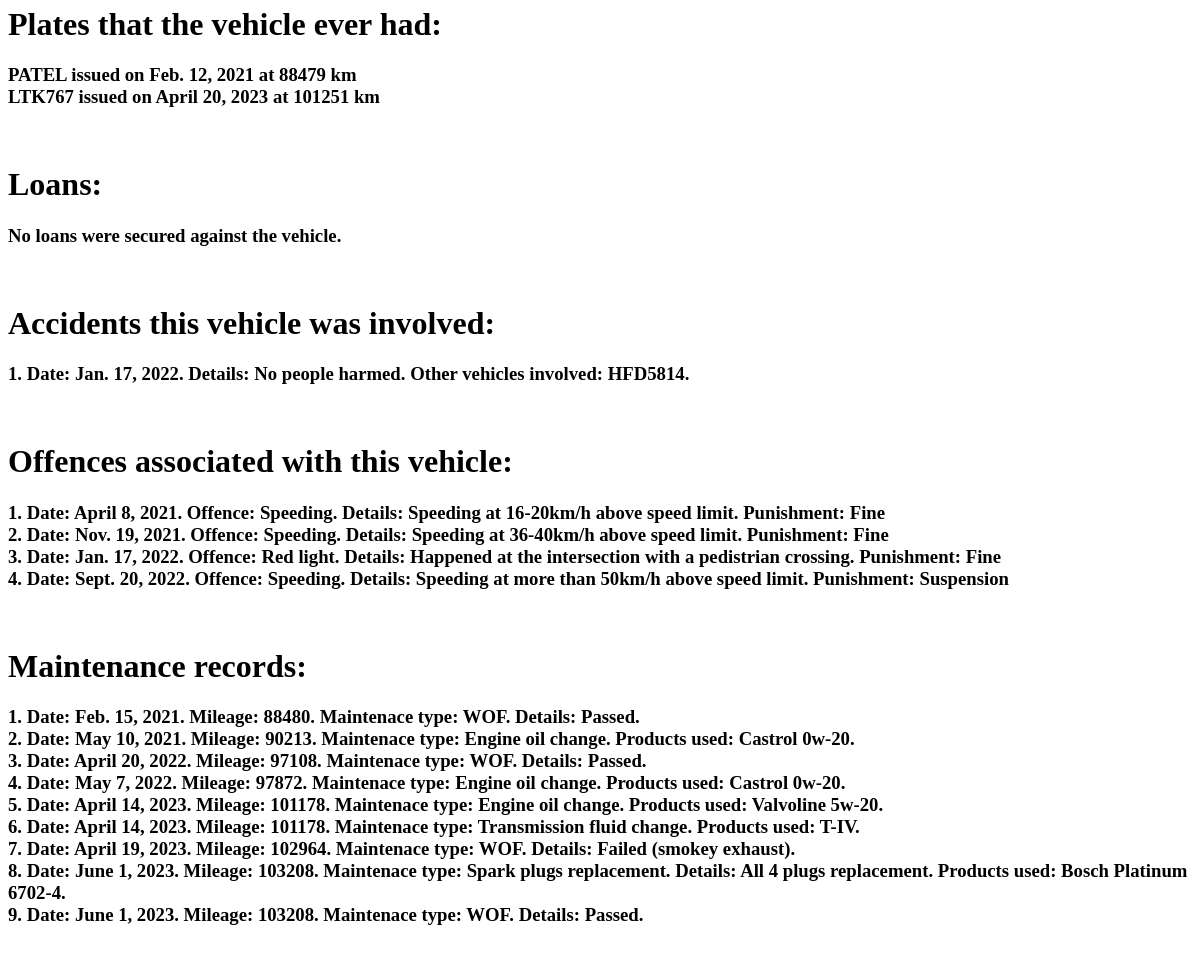
Before: /vehiclehub/report_details/4/ (signed in, lower part) with the older database file.
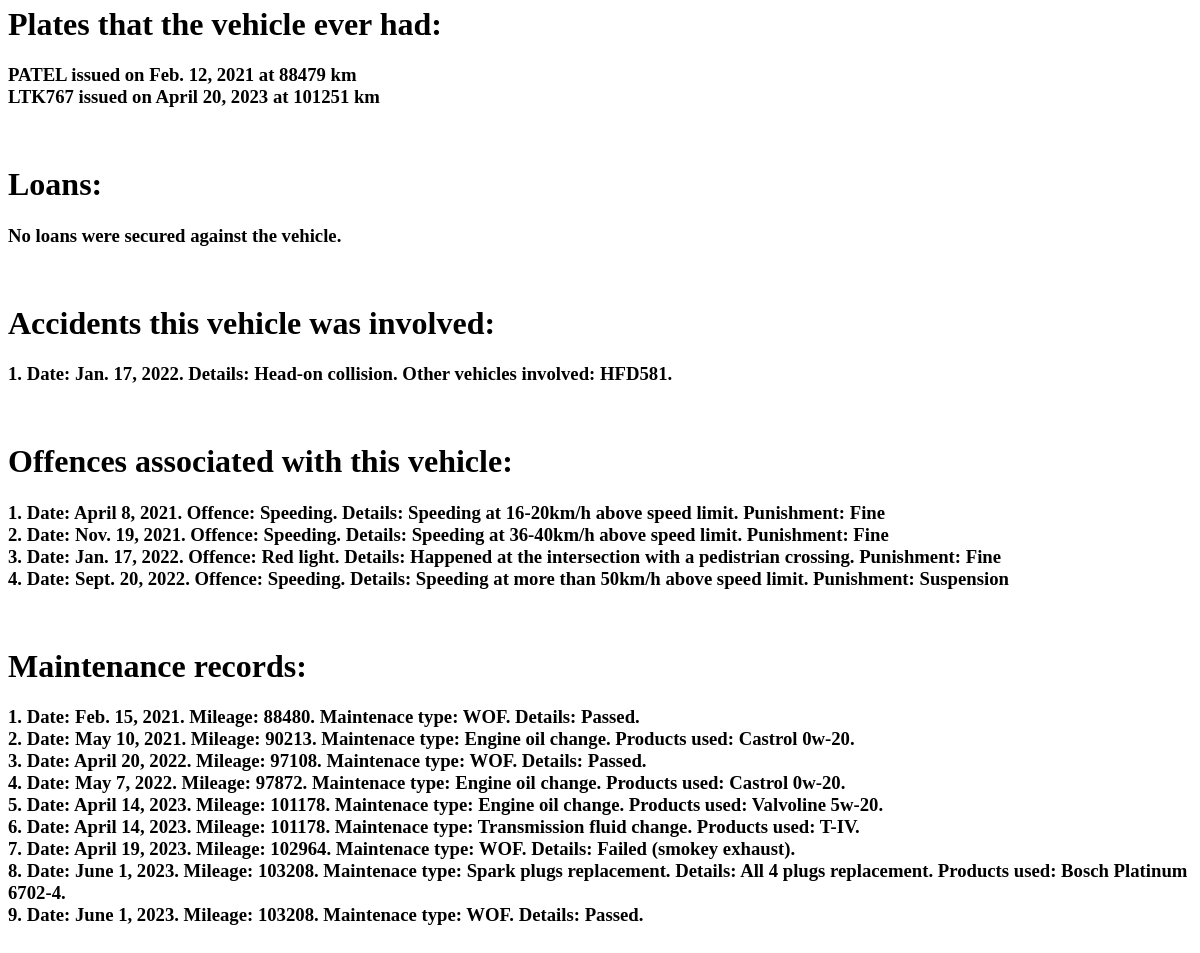
After: the same page with the newer database file.
### VehicleHub/models.py (models this page shows, shortened)
class NumberPlate(models.Model):
    vehicle_id = models.ForeignKey(Vehicle, on_delete=models.CASCADE, null=True)
    user_id = models.ForeignKey(CustomUser, on_delete=models.CASCADE, null=True)
    record_date = models.DateField(default=datetime.now, null=False)
    mileage = models.IntegerField(null=False)
    new_plates = models.TextField(max_length=30, null=False)

class AccidentRecord(models.Model):
    vehicle_id = models.ForeignKey(Vehicle, on_delete=models.CASCADE, null=True)
    user_id = models.ForeignKey(CustomUser, on_delete=models.CASCADE, null=True)
    record_date = models.DateField(default=datetime.now, null=False)
    mileage = models.IntegerField(null=False)
    other_participants = models.TextField(max_length=80, null=True)
    comment = models.TextField(max_length=300, blank=True)

class PoliceRecord(models.Model):
    vehicle_id = models.ForeignKey(Vehicle, on_delete=models.CASCADE, null=True)
    user_id = models.ForeignKey(CustomUser, on_delete=models.CASCADE, null=True)
    record_date = models.DateField(default=datetime.now, null=False)
    breach_type_id = models.ForeignKey(BreachType, on_delete=models.CASCADE, null=True)
    punishment_type_id = models.ForeignKey(PunishmentType, on_delete=models.CASCADE, null=True)
    due_date = models.DateField(default=datetime.now, null=False)
    expiry_date = models.DateField(default=datetime.now, null=False)
    comment = models.TextField(max_length=300, blank=True)

class BreachType(models.Model):
    breach_type_title = models.TextField(max_length=500, null=False)

class PunishmentType(models.Model):
    punishment_type_title = models.TextField(max_length=500, null=False)

class MaintenanceRecord(models.Model):
    vehicle_id = models.ForeignKey(Vehicle, on_delete=models.CASCADE, null=True)
    user_id = models.ForeignKey(CustomUser, on_delete=models.CASCADE, null=True)
    maintenance_type_id = models.ForeignKey(MaintenanceType, on_delete=models.CASCADE, null=True)
    record_date = models.DateField(default=datetime.now, null=False)
    mileage = models.IntegerField(null=False)
    comment = models.TextField(max_length=500)
    products_used = models.TextField(max_length=500)

class MaintenanceType(models.Model):
    maintenance_type_title = models.TextField(max_length=500, null=False)

### VehicleHub/views.py (the view)
# urls.py: path("report_details/<int:pk>/", VehicleDetailsView.as_view(), name = "report_details"),
class VehicleDetailsView(DetailView):
    model = Vehicle
    template_name = "report_details.html"

### VehicleHub/templates/report_details.html (shortened to what this page needs)
{% extends "base.html" %}
{% load static %}
{% load crispy_forms_tags %}
{% block content %}
{% if user.is_authenticated %}
  <br>
  <br>
  <br>
  <div><h1>Plates that the vehicle ever had:</h1>
  <h3> {% for record in vehicle.numberplate_set.all %}
        {{ record.new_plates }} issued on {{ record.record_date}} at {{record.mileage}} km <br>
        {% empty %}
        No plates were ever issued for this the vehicle.
    {% endfor %}</h3>
  </div><br>
    <div><h1>Loans:</h1>
      <h3>
        {% for record in vehicle.financerecord_set.all %}
        {{ forloop.counter }}. Provided by {{ record.user_id.organisation }}. Commencement date: {{ record.record_date }}. Maturity date: {{ record.expiry_date }}.
        {% if record.actual_completion_date %}
            Repaid in full.
        {% else %}
            Not yet repaid.
        {% endif %}
        <br>
    {% empty %}
        No loans were secured against the vehicle.
    {% endfor %}
        </h3><br></div>
        <div><h1>Accidents this vehicle was involved:</h1>
          <h3>
            {% for record in vehicle.accidentrecord_set.all %}
            {{ forloop.counter }}. Date: {{ record.record_date }}. Details: {{ record.comment }}.
            {% if record.other_participants %}
            Other vehicles involved: {% if user.organisation.organisation_type.id == 3 %} {{ record.other_participants }}. {% else %} Yes. {% endif %}
            {% else %}
            Other vehicles involved: No.
            {% endif %}
            <br>
        {% empty %}
        No reported accidents.
        {% endfor %}
            </h3>
            <br>
          </div>
          <div><h1>Offences associated with this vehicle:</h1>
            <h3>
              {% for record in vehicle.policerecord_set.all %}
              {{ forloop.counter }}. Date: {{ record.record_date }}. Offence: {{record.breach_type_id.breach_type_title}}.
              {% if record.comment %} Details: {{record.comment}}. {% endif %}
              {% if user.organisation.organisation_type.id == 3 %} Punishment: {{ record.punishment_type_id.punishment_type_title}}
      {% endif %}
              <br>
          {% empty %}
          No reported offences.
          {% endfor %}
              </h3>
              <br>
            </div>
          <div><h1>Maintenance records:</h1>
            <h3>
              {% for record in vehicle.maintenancerecord_set.all|dictsort:"record_date" %}
              {{ forloop.counter }}. Date: {{ record.record_date }}. Mileage: {{ record.mileage }}. Maintenace type: {{record.maintenance_type_id.maintenance_type_title}}.
              {% if record.comment %} Details: {{record.comment}}. {% endif %}
              {% if record.products_used %} Products used: {{record.products_used}}.{% endif %}
              <br>
          {% empty %}
          No recorded maintenance history.
          {% endfor %}
              </h3>
              <br>
            </div>
{% endif %}
{% endblock content %}

### VehicleHub/templates/base.html (shortened to what this page needs)
{% load static %}
<!DOCTYPE html>
<html lang="en">
<head>
    <link rel="stylesheet" href="{% static 'css/base.css' %}">
  </head>
</head>
<body>
{% block content %} {% endblock content %}
</body>
</html>

### VehicleHub/static/css/base.css (style rules this page uses)
body { font-family: "Tahoma" }

Changed rows visible on the page:
changed AccidentRecord: comment "No people harmed" → "Head-on collision"; other_participants "HFD5814" → "HFD581"
